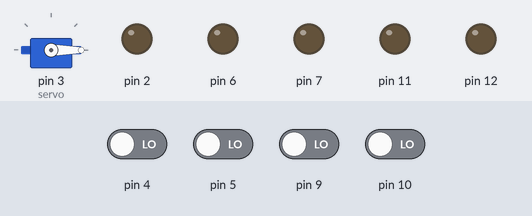
Simulated run of this sketch. Board: Arduino Uno, built with avr-gcc and run on an emulated ATmega328P. On the bench: servo, output pins drawn as LEDs (lit = HIGH). Inputs (shaded band) come from the test bench; at power-on: pin 4, pin 5, pin 9, pin 10 LOW.

Above: at 0.2 s.
Timing chart, 0 to 1.7 s (numbered marks = the images above):
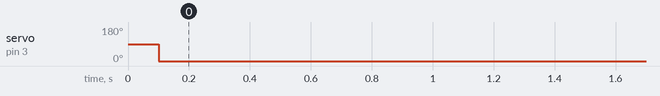

The sketch:

receiverdsm2.ino
```cpp
#include <Servo.h>

Servo servo;

int ch2;
int ch3;
int ch4;
int ch5;

int val=0;

int fadeAmount = 2;
void setup() {


  pinMode(9, INPUT);
  pinMode(10, INPUT);

 servo.attach(3);

  pinMode(6,OUTPUT);
  pinMode(7,OUTPUT);
  pinMode(11,OUTPUT);
  pinMode(12,OUTPUT);
  pinMode(2,OUTPUT);

  Serial.begin(9600);

}

void loop() {
  ch2 = pulseIn(9, HIGH, 25000);
  ch3 = pulseIn(10, HIGH, 25000);
  ch4 = pulseIn(5, HIGH, 25000);
  ch5 = pulseIn(4, HIGH, 25000);

  if(ch2 > 1550 && ch2 < 2000) {
    digitalWrite(6,HIGH);
  }

  else if(ch2 < 1350 && ch2 > 1000) {
    digitalWrite(7,HIGH);
  }

  else{
    digitalWrite(6,LOW);
    digitalWrite(7,LOW);
  }


    if(ch3 > 1550 && ch3 < 2000) {
    digitalWrite(11,HIGH);
  }

  else if(ch3 < 1200 && ch3 > 900) {
    digitalWrite(12,HIGH);
  }

  else{
    digitalWrite(11,LOW);
    digitalWrite(12,LOW);
  }


  if(ch4 > 1130) {
  analogWrite(2,ch4/4.22);
  }
  else if(ch4 < 1130) {
    digitalWrite(2,LOW);
  }

  servo.write(ch5);

  delay(50);
}
```

Measured:
- by itself, servo on pin 3 (servo): 90° → 0° at 0.10 s
